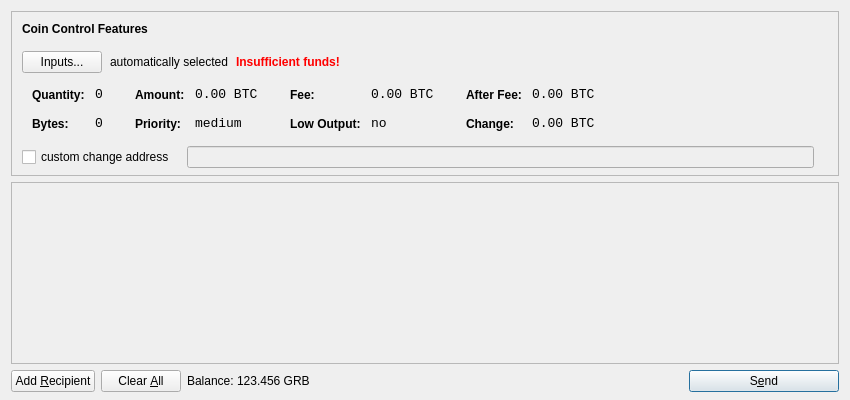
<?xml version="1.0" encoding="UTF-8"?>
<ui version="4.0">
 <class>SendCoinsDialog</class>
 <widget class="QDialog" name="SendCoinsDialog">
  <property name="geometry">
   <rect>
    <x>0</x>
    <y>0</y>
    <width>850</width>
    <height>400</height>
   </rect>
  </property>
  <property name="windowTitle">
   <string>Send Coins</string>
  </property>
  <layout class="QVBoxLayout" name="verticalLayout" stretch="0,1,0">
   <property name="bottomMargin">
    <number>8</number>
   </property>
   <item>
    <widget class="QFrame" name="frameCoinControl">
     <property name="sizePolicy">
      <sizepolicy hsizetype="Expanding" vsizetype="Expanding">
       <horstretch>0</horstretch>
       <verstretch>0</verstretch>
      </sizepolicy>
     </property>
     <property name="maximumSize">
      <size>
       <width>16777215</width>
       <height>16777215</height>
      </size>
     </property>
     <property name="frameShape">
      <enum>QFrame::StyledPanel</enum>
     </property>
     <property name="frameShadow">
      <enum>QFrame::Sunken</enum>
     </property>
     <layout class="QVBoxLayout" name="verticalLayoutCoinControl2">
      <property name="spacing">
       <number>-1</number>
      </property>
      <property name="leftMargin">
       <number>0</number>
      </property>
      <property name="topMargin">
       <number>0</number>
      </property>
      <property name="rightMargin">
       <number>0</number>
      </property>
      <property name="bottomMargin">
       <number>6</number>
      </property>
      <item>
       <layout class="QVBoxLayout" name="verticalLayoutCoinControl" stretch="0,0,0,0,1">
        <property name="spacing">
         <number>0</number>
        </property>
        <property name="leftMargin">
         <number>10</number>
        </property>
        <property name="topMargin">
         <number>10</number>
        </property>
        <item>
         <layout class="QHBoxLayout" name="horizontalLayoutCoinControl1">
          <property name="bottomMargin">
           <number>15</number>
          </property>
          <item>
           <widget class="QLabel" name="labelCoinControlFeatures">
            <property name="sizePolicy">
             <sizepolicy hsizetype="Preferred" vsizetype="Maximum">
              <horstretch>0</horstretch>
              <verstretch>0</verstretch>
             </sizepolicy>
            </property>
            <property name="font">
             <font>
              <weight>75</weight>
              <bold>true</bold>
             </font>
            </property>
            <property name="styleSheet">
             <string notr="true">font-weight:bold;</string>
            </property>
            <property name="text">
             <string>Coin Control Features</string>
            </property>
           </widget>
          </item>
         </layout>
        </item>
        <item>
         <layout class="QHBoxLayout" name="horizontalLayoutCoinControl2" stretch="0,0,0,0">
          <property name="spacing">
           <number>8</number>
          </property>
          <property name="bottomMargin">
           <number>10</number>
          </property>
          <item>
           <widget class="QPushButton" name="pushButtonCoinControl">
            <property name="styleSheet">
             <string notr="true"/>
            </property>
            <property name="text">
             <string>Inputs...</string>
            </property>
           </widget>
          </item>
          <item>
           <widget class="QLabel" name="labelCoinControlAutomaticallySelected">
            <property name="text">
             <string>automatically selected</string>
            </property>
            <property name="margin">
             <number>5</number>
            </property>
           </widget>
          </item>
          <item>
           <widget class="QLabel" name="labelCoinControlInsuffFunds">
            <property name="font">
             <font>
              <weight>75</weight>
              <bold>true</bold>
             </font>
            </property>
            <property name="styleSheet">
             <string notr="true">color:red;font-weight:bold;</string>
            </property>
            <property name="text">
             <string>Insufficient funds!</string>
            </property>
            <property name="margin">
             <number>5</number>
            </property>
           </widget>
          </item>
          <item>
           <spacer name="horizontalSpacerCoinControl">
            <property name="orientation">
             <enum>Qt::Horizontal</enum>
            </property>
            <property name="sizeHint" stdset="0">
             <size>
              <width>40</width>
              <height>1</height>
             </size>
            </property>
           </spacer>
          </item>
         </layout>
        </item>
        <item>
         <widget class="QWidget" name="widgetCoinControl" native="true">
          <property name="sizePolicy">
           <sizepolicy hsizetype="Preferred" vsizetype="Preferred">
            <horstretch>0</horstretch>
            <verstretch>0</verstretch>
           </sizepolicy>
          </property>
          <property name="minimumSize">
           <size>
            <width>0</width>
            <height>0</height>
           </size>
          </property>
          <property name="styleSheet">
           <string notr="true"/>
          </property>
          <layout class="QHBoxLayout" name="horizontalLayoutCoinControl5">
           <property name="margin">
            <number>0</number>
           </property>
           <item>
            <layout class="QHBoxLayout" name="horizontalLayoutCoinControl3" stretch="0,0,0,1">
             <property name="spacing">
              <number>20</number>
             </property>
             <property name="topMargin">
              <number>0</number>
             </property>
             <property name="bottomMargin">
              <number>10</number>
             </property>
             <item>
              <layout class="QFormLayout" name="formLayoutCoinControl1">
               <property name="horizontalSpacing">
                <number>10</number>
               </property>
               <property name="verticalSpacing">
                <number>14</number>
               </property>
               <property name="leftMargin">
                <number>10</number>
               </property>
               <property name="topMargin">
                <number>4</number>
               </property>
               <property name="rightMargin">
                <number>6</number>
               </property>
               <item row="0" column="0">
                <widget class="QLabel" name="labelCoinControlQuantityText">
                 <property name="styleSheet">
                  <string notr="true">font-weight:bold;</string>
                 </property>
                 <property name="text">
                  <string>Quantity:</string>
                 </property>
                 <property name="margin">
                  <number>0</number>
                 </property>
                </widget>
               </item>
               <item row="0" column="1">
                <widget class="QLabel" name="labelCoinControlQuantity">
                 <property name="font">
                  <font>
                   <family>Monospace</family>
                   <pointsize>10</pointsize>
                  </font>
                 </property>
                 <property name="cursor">
                  <cursorShape>IBeamCursor</cursorShape>
                 </property>
                 <property name="contextMenuPolicy">
                  <enum>Qt::ActionsContextMenu</enum>
                 </property>
                 <property name="text">
                  <string notr="true">0</string>
                 </property>
                 <property name="margin">
                  <number>0</number>
                 </property>
                 <property name="textInteractionFlags">
                  <set>Qt::LinksAccessibleByMouse|Qt::TextSelectableByKeyboard|Qt::TextSelectableByMouse</set>
                 </property>
                </widget>
               </item>
               <item row="1" column="0">
                <widget class="QLabel" name="labelCoinControlBytesText">
                 <property name="styleSheet">
                  <string notr="true">font-weight:bold;</string>
                 </property>
                 <property name="text">
                  <string>Bytes:</string>
                 </property>
                </widget>
               </item>
               <item row="1" column="1">
                <widget class="QLabel" name="labelCoinControlBytes">
                 <property name="font">
                  <font>
                   <family>Monospace</family>
                   <pointsize>10</pointsize>
                  </font>
                 </property>
                 <property name="cursor">
                  <cursorShape>IBeamCursor</cursorShape>
                 </property>
                 <property name="contextMenuPolicy">
                  <enum>Qt::ActionsContextMenu</enum>
                 </property>
                 <property name="text">
                  <string notr="true">0</string>
                 </property>
                 <property name="textInteractionFlags">
                  <set>Qt::LinksAccessibleByMouse|Qt::TextSelectableByKeyboard|Qt::TextSelectableByMouse</set>
                 </property>
                </widget>
               </item>
              </layout>
             </item>
             <item>
              <layout class="QFormLayout" name="formLayoutCoinControl2">
               <property name="horizontalSpacing">
                <number>10</number>
               </property>
               <property name="verticalSpacing">
                <number>14</number>
               </property>
               <property name="leftMargin">
                <number>6</number>
               </property>
               <property name="topMargin">
                <number>4</number>
               </property>
               <property name="rightMargin">
                <number>6</number>
               </property>
               <item row="0" column="0">
                <widget class="QLabel" name="labelCoinControlAmountText">
                 <property name="styleSheet">
                  <string notr="true">font-weight:bold;</string>
                 </property>
                 <property name="text">
                  <string>Amount:</string>
                 </property>
                 <property name="margin">
                  <number>0</number>
                 </property>
                </widget>
               </item>
               <item row="0" column="1">
                <widget class="QLabel" name="labelCoinControlAmount">
                 <property name="font">
                  <font>
                   <family>Monospace</family>
                   <pointsize>10</pointsize>
                  </font>
                 </property>
                 <property name="cursor">
                  <cursorShape>IBeamCursor</cursorShape>
                 </property>
                 <property name="contextMenuPolicy">
                  <enum>Qt::ActionsContextMenu</enum>
                 </property>
                 <property name="text">
                  <string notr="true">0.00 BTC</string>
                 </property>
                 <property name="textInteractionFlags">
                  <set>Qt::LinksAccessibleByMouse|Qt::TextSelectableByKeyboard|Qt::TextSelectableByMouse</set>
                 </property>
                </widget>
               </item>
               <item row="1" column="0">
                <widget class="QLabel" name="labelCoinControlPriorityText">
                 <property name="styleSheet">
                  <string notr="true">font-weight:bold;</string>
                 </property>
                 <property name="text">
                  <string>Priority:</string>
                 </property>
                </widget>
               </item>
               <item row="1" column="1">
                <widget class="QLabel" name="labelCoinControlPriority">
                 <property name="font">
                  <font>
                   <family>Monospace</family>
                   <pointsize>10</pointsize>
                  </font>
                 </property>
                 <property name="cursor">
                  <cursorShape>IBeamCursor</cursorShape>
                 </property>
                 <property name="contextMenuPolicy">
                  <enum>Qt::ActionsContextMenu</enum>
                 </property>
                 <property name="text">
                  <string>medium</string>
                 </property>
                 <property name="textInteractionFlags">
                  <set>Qt::LinksAccessibleByMouse|Qt::TextSelectableByKeyboard|Qt::TextSelectableByMouse</set>
                 </property>
                </widget>
               </item>
              </layout>
             </item>
             <item>
              <layout class="QFormLayout" name="formLayoutCoinControl3">
               <property name="horizontalSpacing">
                <number>10</number>
               </property>
               <property name="verticalSpacing">
                <number>14</number>
               </property>
               <property name="leftMargin">
                <number>6</number>
               </property>
               <property name="topMargin">
                <number>4</number>
               </property>
               <property name="rightMargin">
                <number>6</number>
               </property>
               <item row="0" column="0">
                <widget class="QLabel" name="labelCoinControlFeeText">
                 <property name="styleSheet">
                  <string notr="true">font-weight:bold;</string>
                 </property>
                 <property name="text">
                  <string>Fee:</string>
                 </property>
                 <property name="margin">
                  <number>0</number>
                 </property>
                </widget>
               </item>
               <item row="0" column="1">
                <widget class="QLabel" name="labelCoinControlFee">
                 <property name="font">
                  <font>
                   <family>Monospace</family>
                   <pointsize>10</pointsize>
                  </font>
                 </property>
                 <property name="cursor">
                  <cursorShape>IBeamCursor</cursorShape>
                 </property>
                 <property name="contextMenuPolicy">
                  <enum>Qt::ActionsContextMenu</enum>
                 </property>
                 <property name="text">
                  <string notr="true">0.00 BTC</string>
                 </property>
                 <property name="textInteractionFlags">
                  <set>Qt::LinksAccessibleByMouse|Qt::TextSelectableByKeyboard|Qt::TextSelectableByMouse</set>
                 </property>
                </widget>
               </item>
               <item row="1" column="0">
                <widget class="QLabel" name="labelCoinControlLowOutputText">
                 <property name="styleSheet">
                  <string notr="true">font-weight:bold;</string>
                 </property>
                 <property name="text">
                  <string>Low Output:</string>
                 </property>
                </widget>
               </item>
               <item row="1" column="1">
                <widget class="QLabel" name="labelCoinControlLowOutput">
                 <property name="font">
                  <font>
                   <family>Monospace</family>
                   <pointsize>10</pointsize>
                  </font>
                 </property>
                 <property name="cursor">
                  <cursorShape>IBeamCursor</cursorShape>
                 </property>
                 <property name="contextMenuPolicy">
                  <enum>Qt::ActionsContextMenu</enum>
                 </property>
                 <property name="text">
                  <string>no</string>
                 </property>
                 <property name="textInteractionFlags">
                  <set>Qt::LinksAccessibleByMouse|Qt::TextSelectableByKeyboard|Qt::TextSelectableByMouse</set>
                 </property>
                </widget>
               </item>
              </layout>
             </item>
             <item>
              <layout class="QFormLayout" name="formLayoutCoinControl4">
               <property name="horizontalSpacing">
                <number>10</number>
               </property>
               <property name="verticalSpacing">
                <number>14</number>
               </property>
               <property name="leftMargin">
                <number>6</number>
               </property>
               <property name="topMargin">
                <number>4</number>
               </property>
               <property name="rightMargin">
                <number>6</number>
               </property>
               <item row="0" column="0">
                <widget class="QLabel" name="labelCoinControlAfterFeeText">
                 <property name="styleSheet">
                  <string notr="true">font-weight:bold;</string>
                 </property>
                 <property name="text">
                  <string>After Fee:</string>
                 </property>
                 <property name="margin">
                  <number>0</number>
                 </property>
                </widget>
               </item>
               <item row="0" column="1">
                <widget class="QLabel" name="labelCoinControlAfterFee">
                 <property name="font">
                  <font>
                   <family>Monospace</family>
                   <pointsize>10</pointsize>
                  </font>
                 </property>
                 <property name="cursor">
                  <cursorShape>IBeamCursor</cursorShape>
                 </property>
                 <property name="contextMenuPolicy">
                  <enum>Qt::ActionsContextMenu</enum>
                 </property>
                 <property name="text">
                  <string notr="true">0.00 BTC</string>
                 </property>
                 <property name="textInteractionFlags">
                  <set>Qt::LinksAccessibleByMouse|Qt::TextSelectableByKeyboard|Qt::TextSelectableByMouse</set>
                 </property>
                </widget>
               </item>
               <item row="1" column="0">
                <widget class="QLabel" name="labelCoinControlChangeText">
                 <property name="styleSheet">
                  <string notr="true">font-weight:bold;</string>
                 </property>
                 <property name="text">
                  <string>Change:</string>
                 </property>
                </widget>
               </item>
               <item row="1" column="1">
                <widget class="QLabel" name="labelCoinControlChange">
                 <property name="font">
                  <font>
                   <family>Monospace</family>
                   <pointsize>10</pointsize>
                  </font>
                 </property>
                 <property name="cursor">
                  <cursorShape>IBeamCursor</cursorShape>
                 </property>
                 <property name="contextMenuPolicy">
                  <enum>Qt::ActionsContextMenu</enum>
                 </property>
                 <property name="text">
                  <string notr="true">0.00 BTC</string>
                 </property>
                 <property name="textInteractionFlags">
                  <set>Qt::LinksAccessibleByMouse|Qt::TextSelectableByKeyboard|Qt::TextSelectableByMouse</set>
                 </property>
                </widget>
               </item>
              </layout>
             </item>
            </layout>
           </item>
          </layout>
         </widget>
        </item>
        <item>
         <layout class="QHBoxLayout" name="horizontalLayoutCoinControl4" stretch="0,0,0">
          <property name="spacing">
           <number>12</number>
          </property>
          <property name="sizeConstraint">
           <enum>QLayout::SetDefaultConstraint</enum>
          </property>
          <property name="topMargin">
           <number>5</number>
          </property>
          <property name="rightMargin">
           <number>5</number>
          </property>
          <item>
           <widget class="QCheckBox" name="checkBoxCoinControlChange">
            <property name="text">
             <string>custom change address</string>
            </property>
           </widget>
          </item>
          <item>
           <widget class="QLineEdit" name="lineEditCoinControlChange">
            <property name="enabled">
             <bool>false</bool>
            </property>
            <property name="sizePolicy">
             <sizepolicy hsizetype="Expanding" vsizetype="Fixed">
              <horstretch>0</horstretch>
              <verstretch>0</verstretch>
             </sizepolicy>
            </property>
           </widget>
          </item>
          <item>
           <widget class="QLabel" name="labelCoinControlChangeLabel">
            <property name="sizePolicy">
             <sizepolicy hsizetype="Preferred" vsizetype="Expanding">
              <horstretch>0</horstretch>
              <verstretch>0</verstretch>
             </sizepolicy>
            </property>
            <property name="minimumSize">
             <size>
              <width>0</width>
              <height>0</height>
             </size>
            </property>
            <property name="text">
             <string/>
            </property>
            <property name="margin">
             <number>3</number>
            </property>
           </widget>
          </item>
         </layout>
        </item>
        <item>
         <spacer name="verticalSpacerCoinControl">
          <property name="orientation">
           <enum>Qt::Vertical</enum>
          </property>
          <property name="sizeHint" stdset="0">
           <size>
            <width>800</width>
            <height>1</height>
           </size>
          </property>
         </spacer>
        </item>
       </layout>
      </item>
     </layout>
    </widget>
   </item>
   <item>
    <widget class="QScrollArea" name="scrollArea">
     <property name="widgetResizable">
      <bool>true</bool>
     </property>
     <widget class="QWidget" name="scrollAreaWidgetContents">
      <property name="geometry">
       <rect>
        <x>0</x>
        <y>0</y>
        <width>830</width>
        <height>165</height>
       </rect>
      </property>
      <layout class="QVBoxLayout" name="verticalLayout_2">
       <property name="margin">
        <number>0</number>
       </property>
       <item>
        <layout class="QVBoxLayout" name="entries">
         <property name="spacing">
          <number>6</number>
         </property>
        </layout>
       </item>
       <item>
        <spacer name="verticalSpacer">
         <property name="orientation">
          <enum>Qt::Vertical</enum>
         </property>
         <property name="sizeHint" stdset="0">
          <size>
           <width>20</width>
           <height>40</height>
          </size>
         </property>
        </spacer>
       </item>
      </layout>
     </widget>
    </widget>
   </item>
   <item>
    <layout class="QHBoxLayout" name="horizontalLayout">
     <item>
      <widget class="QPushButton" name="addButton">
       <property name="toolTip">
        <string>Send to multiple recipients at once</string>
       </property>
       <property name="text">
        <string>Add &amp;Recipient</string>
       </property>
       <property name="icon">
        <iconset resource="../bitcoin.qrc">
         <normaloff>:/icons/add</normaloff>:/icons/add</iconset>
       </property>
       <property name="autoDefault">
        <bool>false</bool>
       </property>
      </widget>
     </item>
     <item>
      <widget class="QPushButton" name="clearButton">
       <property name="sizePolicy">
        <sizepolicy hsizetype="Minimum" vsizetype="Fixed">
         <horstretch>0</horstretch>
         <verstretch>0</verstretch>
        </sizepolicy>
       </property>
       <property name="toolTip">
        <string>Remove all transaction fields</string>
       </property>
       <property name="text">
        <string>Clear &amp;All</string>
       </property>
       <property name="icon">
        <iconset resource="../bitcoin.qrc">
         <normaloff>:/icons/remove</normaloff>:/icons/remove</iconset>
       </property>
       <property name="autoRepeatDelay">
        <number>300</number>
       </property>
       <property name="autoDefault">
        <bool>false</bool>
       </property>
      </widget>
     </item>
     <item>
      <layout class="QHBoxLayout" name="horizontalLayout_2">
       <property name="spacing">
        <number>3</number>
       </property>
       <item>
        <widget class="QLabel" name="label">
         <property name="text">
          <string>Balance:</string>
         </property>
        </widget>
       </item>
       <item>
        <widget class="QLabel" name="labelBalance">
         <property name="cursor">
          <cursorShape>IBeamCursor</cursorShape>
         </property>
         <property name="text">
          <string>123.456 GRB</string>
         </property>
         <property name="textInteractionFlags">
          <set>Qt::LinksAccessibleByMouse|Qt::TextSelectableByKeyboard|Qt::TextSelectableByMouse</set>
         </property>
        </widget>
       </item>
      </layout>
     </item>
     <item>
      <spacer name="horizontalSpacer">
       <property name="orientation">
        <enum>Qt::Horizontal</enum>
       </property>
       <property name="sizeHint" stdset="0">
        <size>
         <width>40</width>
         <height>20</height>
        </size>
       </property>
      </spacer>
     </item>
     <item>
      <widget class="QPushButton" name="sendButton">
       <property name="minimumSize">
        <size>
         <width>150</width>
         <height>0</height>
        </size>
       </property>
       <property name="toolTip">
        <string>Confirm the send action</string>
       </property>
       <property name="text">
        <string>S&amp;end</string>
       </property>
       <property name="icon">
        <iconset resource="../bitcoin.qrc">
         <normaloff>:/icons/send</normaloff>:/icons/send</iconset>
       </property>
       <property name="default">
        <bool>true</bool>
       </property>
      </widget>
     </item>
    </layout>
   </item>
  </layout>
 </widget>
 <resources>
  <include location="../bitcoin.qrc"/>
 </resources>
 <connections/>
</ui>
